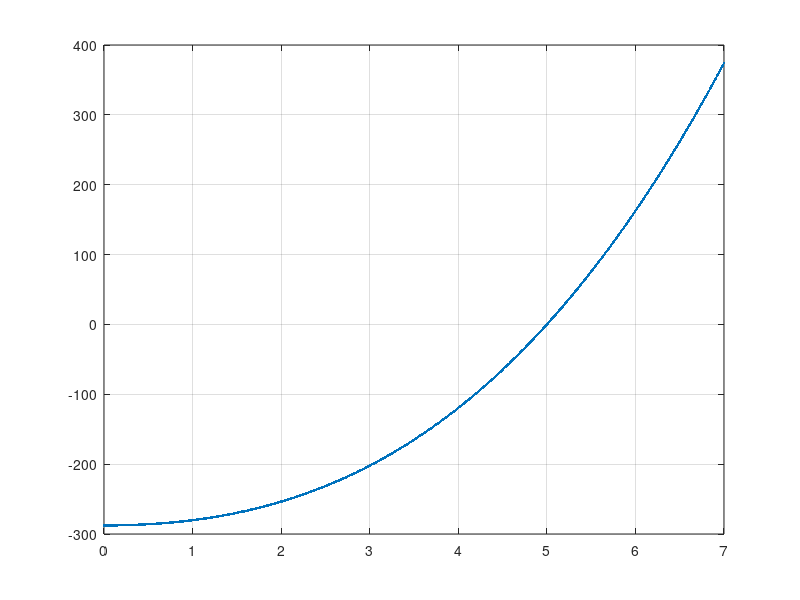

Write the MATLAB code that produced this figure.
%
% Modelo 2
clear

S = 546.02 % mm^2 
D = 30.378 % mm
E = 6860 % kg / mm^2 
alpha = 19.35E-6
Q_R = 15536 % kg
P_c = 1.826 % kg / m
a = 300
b = 40
CS = 4

% a
p_v = 50*(D*1E-3)
p_a = sqrt(P_c^2 + p_v^2)
T_B = Q_R / CS
T_m = 1/4*(2*T_B - p_a * b + sqrt( (p_a * b - 2*T_B)^2 - 2*p_a^2 * a^2 ))

t_m = T_m / S

a_prima = sqrt(a^2 + b^2)
t = a/a_prima * t_m


% b
% t2^2 * ( t2 - k1 ) = k2

p_2 = P_c

p_1 = p_a
theta_1 = -5
theta_2 = 20

t_1 = t

K = t_1 - a^2*p_1^2*E / (24*S^2*t_1^2)
k1 = K - alpha*E*(theta_2 - theta_1) 
k2 = a^2 * p_2^2 * E / (24 * S^2)

% barrido
t2 = 0:.01:7
y = t2.^2 .* ( t2 - k1) - k2
plot(t2, y, '.-')
grid on
% ylim([-10 10])

t2 = 5
fprintf('Iter 0 %f\n', t2);

t2 = sqrt(k2 / ( t2 - k1 ));
fprintf('Iter 1 %f\n', t2);

t2 = sqrt(k2 / ( t2 - k1 ));
fprintf('Iter 2 %f\n', t2);

t2 = sqrt(k2 / ( t2 - k1 ));
fprintf('Iter 3 %f\n', t2);

t2 = sqrt(k2 / ( t2 - k1 ));
fprintf('Iter 4 %f\n', t2);

t2 = sqrt(k2 / ( t2 - k1 ));
fprintf('Iter 5 %f\n', t2);

t2 = sqrt(k2 / ( t2 - k1 ));
fprintf('Iter 6 %f\n', t2);


% flecha
flecha = p_2 * a * a_prima / (8 * S * t2)

% apartado c
f_vano_1 = a^2 * p_2 / (8*S*t2)

fprintf('vano 2 %.2f\n', f_vano_1 * (360/400)^2);
fprintf('vano 3 %.2f\n', f_vano_1 * (330/400)^2);
fprintf('vano 4 %.2f\n', f_vano_1 * (380/400)^2);
fprintf('vano 5 %.2f\n', f_vano_1 * (280/400)^2);

